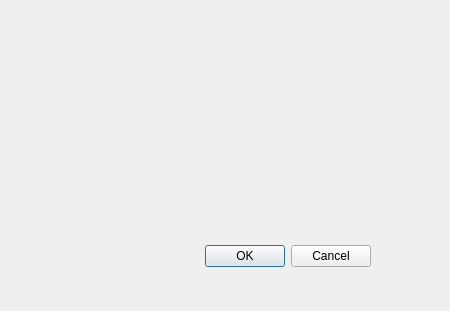
<?xml version="1.0" encoding="UTF-8"?>
<ui version="4.0">
 <class>Dialog</class>
 <widget class="QDialog" name="Dialog">
  <property name="geometry">
   <rect>
    <x>0</x>
    <y>0</y>
    <width>450</width>
    <height>311</height>
   </rect>
  </property>
  <property name="windowTitle">
   <string>Dialog</string>
  </property>
  <widget class="QDialogButtonBox" name="buttonBox">
   <property name="geometry">
    <rect>
     <x>30</x>
     <y>240</y>
     <width>341</width>
     <height>32</height>
    </rect>
   </property>
   <property name="orientation">
    <enum>Qt::Horizontal</enum>
   </property>
   <property name="standardButtons">
    <set>QDialogButtonBox::Cancel|QDialogButtonBox::Ok</set>
   </property>
  </widget>
 </widget>
 <resources/>
 <connections>
  <connection>
   <sender>buttonBox</sender>
   <signal>accepted()</signal>
   <receiver>Dialog</receiver>
   <slot>accept()</slot>
   <hints>
    <hint type="sourcelabel">
     <x>248</x>
     <y>254</y>
    </hint>
    <hint type="destinationlabel">
     <x>157</x>
     <y>274</y>
    </hint>
   </hints>
  </connection>
  <connection>
   <sender>buttonBox</sender>
   <signal>rejected()</signal>
   <receiver>Dialog</receiver>
   <slot>reject()</slot>
   <hints>
    <hint type="sourcelabel">
     <x>316</x>
     <y>260</y>
    </hint>
    <hint type="destinationlabel">
     <x>286</x>
     <y>274</y>
    </hint>
   </hints>
  </connection>
 </connections>
</ui>
